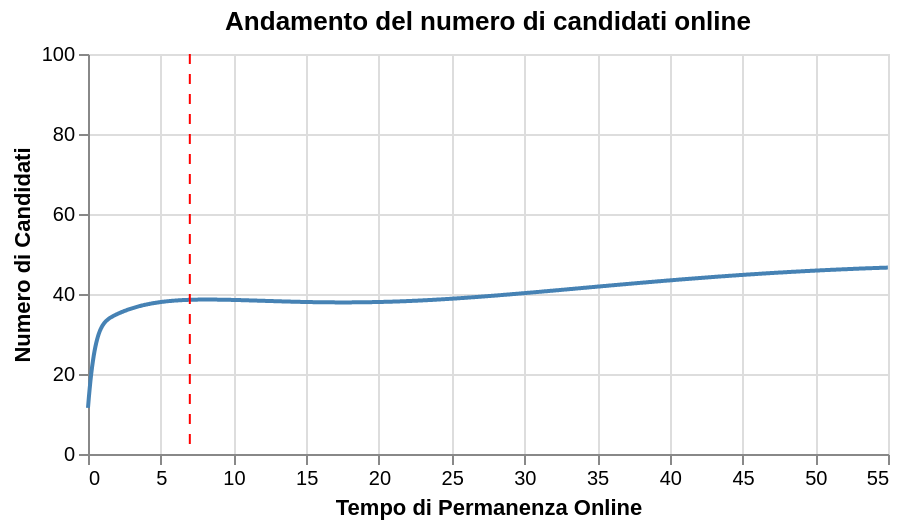

Express this chart as Vega-Lite.
### Vega-Lite specification from a JSON file in a GitHub repository (floating-point values rounded to 4 significant figures; data arrays with more than 128 entries replaced by an {"elided": "..."} marker saying what was removed)
{"$schema": "https://vega.github.io/schema/vega-lite/v4.17.0.json", "config": {"view": {"continuousHeight": 300, "continuousWidth": 400}}, "datasets": {"data-12f0fbb9a77e65d2b013ab11af2cfca7": [{"x": 7}], "data-24e829bf14d35a817dca00c1a48bb2e6": {"elided": "982 records"}}, "layer": [{"data": {"name": "data-24e829bf14d35a817dca00c1a48bb2e6"}, "encoding": {"x": {"field": "x", "scale": {"domain": [0, 55]}, "title": "Tempo di Permanenza Online", "type": "quantitative"}, "y": {"field": "y", "scale": {"domain": [0, 100]}, "title": "Numero di Candidati", "type": "quantitative"}}, "height": 200, "mark": {"color": "steelblue", "type": "line"}, "title": "Andamento del numero di candidati online", "width": 400}, {"data": {"name": "data-12f0fbb9a77e65d2b013ab11af2cfca7"}, "encoding": {"x": {"field": "x", "type": "quantitative"}}, "mark": {"color": "red", "strokeDash": [5, 5], "type": "rule"}}]}
